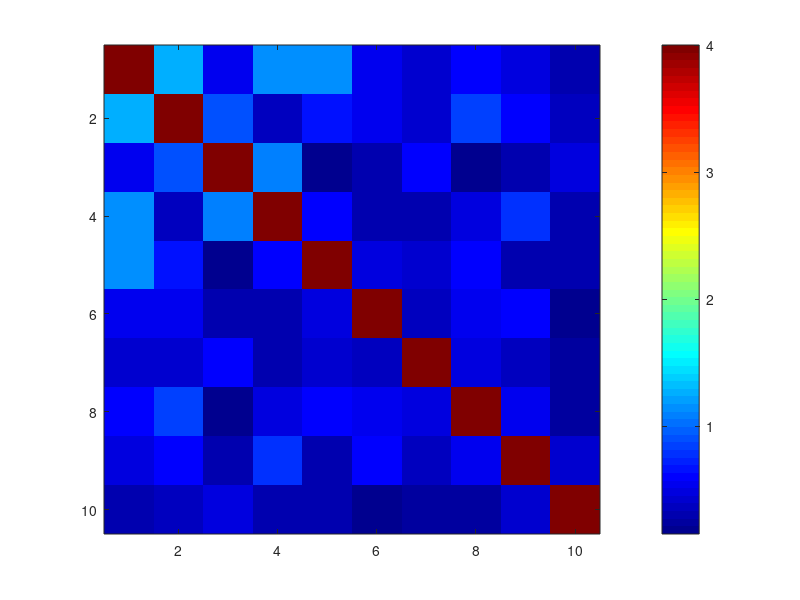

This figure's MATLAB source:
% Algorithm from:
% D. Schneider-Luftman and A. T. Walden, 
% "Partial Coherence Estimation via Spectral Matrix Shrinkage under Quadratic Loss," 
% IEEE Transactions on Signal Processing, vol. 64, no. 22, pp. 5767-5777, Nov.15, 15 2016.

clear;
data = 1; % 1 for synthetic; 2 for MRI_HC; 3 for MRI 4 for EEG
method = 2; % 1=inverse, 2=HS, 3=QL

%% Choose Data File:
filename = 'fMRI-TBI\FuncTimeSeries\NIH-101_20100426_ts.mat';
%filename = 'HC_fMRI_2\NIH-129_20100217_fMRI_ROIts.mat';
%filename = 'rsEEG_AveCon\BM_MN_EO.mat';

%% Data preprocessing
if data ==1 % synthetic
    N = 500;
    p = 10;
    rng(138);
    cov = eye(p)*1;
    
    % Generate inverse covariance matrix
    % Uncomment one of the following two graph structures
    
    %(1) Star graph
    %cov(1,2:5) = .4;
    %cov(2:5,1) = .4;
    
    %(2) Loop graph
    cov(1,[2,4,5]) = .4;
    cov([2,4,5],1) = .4;
    cov(3,2) = .4; cov(2,3) = .4;
    cov(4,3) = .4; cov(3,4) = .4;
    cov=inv(cov);
    
    % Moving-average model
    noise = mvnrnd(zeros(1,p), cov, N); % N by p
    X = zeros(N-2,p);
    for i=3:N
        X(i-2,:) = 1/3*(noise(i,:)+noise(i-1,:)+noise(i-2,:));
    end
    N = N-2; % due to the above way of generating time series

elseif data == 2 % MRI healthy controls
    load(filename,'rvol')
    X=rvol.';
    N=200;p=86;
elseif data == 3 % MRI patients
    load(filename,'vol')
    X=vol.';
    N=200;p=86;
elseif data == 4 % EEG
    load(filename)
    X=AveEpoch(:,1:20:end).';
    [N,p] = size(X);
end

%% 
F=4; % no. of frequencies
K=p+10; % See Sec III.B in paper
h =@(k,t) sqrt(2/(N+1))*sin((k+1)*pi*(t+1)/(N+1));
J=zeros(p,K,F);
for f=1:F
    for k=1:K
        for t=1:N
            J(:,k,f) = J(:,k,f)+h(k,t)*X(t,:).'*exp(-1i*2*pi*t*(f-1)/F);
        end
    end
end

S=zeros(p,p,F);
for f=1:F
    S(:,:,f) = (1/K)*J(:,:,f)*J(:,:,f)';
end


if method == 1 %% inverse
    S_inv=zeros(p,p,F);coh=zeros(p,p,f);
    parfor f=1:F
        S_inv(:,:,f) = inv(S(:,:,f));

    end
    parfor f=1:F
        for i=1:p
            for j=1:p
                coh(i,j,f)=S_inv(i,j,f)/sqrt(S_inv(i,i,f)*S_inv(j,j,f));
            end
        end
    end

elseif method ==2 %% Hilbert-Schmidt
    fprintf('==========HS==========\n')
    S_HS = zeros(p,p,F);
    S_HS_inv = zeros(p,p,F);coh_HS=zeros(p,p,f);
    parfor f=1:F
        tr_S = trace(S(:,:,f));
        tr_S2 = trace(S(:,:,f)^2) - tr_S^2/K;
        eta_0 = tr_S/p;
        rho_0 = real((1-K/p+K*tr_S2/tr_S^2)^(-1));
        S_HS(:,:,f) = (1-rho_0)*S(:,:,f) + rho_0*eta_0*eye(p);
        S_HS_inv(:,:,f) = inv(S_HS(:,:,f));

    end
    parfor f=1:F
        for i=1:p
            for j=1:p
                coh_HS(i,j,f)=S_HS_inv(i,j,f)/sqrt(S_HS_inv(i,i,f)*S_HS_inv(j,j,f));
            end
        end
    end
    
elseif method ==3 %% Quadratic Loss
    fprintf('==========QL==========\n')
    S_QL = zeros(p,p,F);
    S_QL_inv = zeros(p,p,F);coh_QL=zeros(p,p,f);
    for f=1:F
        tr_S_inv = trace(inv(S(:,:,f)));
        tr_S2_inv = trace(inv(S(:,:,f))^2);
        eta_0 = tr_S_inv/tr_S2_inv;
        rho_0 = real((1+K/p-K*tr_S_inv^2/p^2/tr_S2_inv)^(-1));
        S_QL(:,:,f) = (1-rho_0)*S(:,:,f) + rho_0*eta_0*eye(p);
        S_QL_inv(:,:,f) = inv(S_QL(:,:,f));

    end
    parfor f=1:F
        for i=1:p
            for j=1:p
                coh_QL(i,j,f)=S_QL_inv(i,j,f)/sqrt(S_QL_inv(i,i,f)*S_QL_inv(j,j,f));
            end
        end
    end
end

colormap jet;
if method == 1
    gsupp_K = sum(abs(coh),3);
elseif method == 2
    gsupp_K = sum(abs(coh_HS),3);
elseif method == 3
    gsupp_K = sum(abs(coh_QL),3);
end
imagesc(gsupp_K)
colorbar